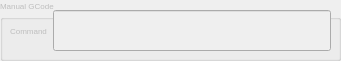
   <widget class="QGroupBox" name="groupBoxManualGCode">
    <property name="enabled">
     <bool>false</bool>
    </property>
    <property name="geometry">
     <rect>
      <x>20</x>
      <y>240</y>
      <width>341</width>
      <height>61</height>
     </rect>
    </property>
    <property name="font">
     <font>
      <pointsize>6</pointsize>
     </font>
    </property>
    <property name="title">
     <string>Manual GCode</string>
    </property>
    <widget class="QWidget" name="layoutWidget7">
     <property name="geometry">
      <rect>
       <x>10</x>
       <y>10</y>
       <width>321</width>
       <height>41</height>
      </rect>
     </property>
     <layout class="QHBoxLayout" name="horizontalLayout">
      <item>
       <widget class="QLabel" name="label">
        <property name="sizePolicy">
         <sizepolicy hsizetype="Preferred" vsizetype="Expanding">
          <horstretch>0</horstretch>
          <verstretch>0</verstretch>
         </sizepolicy>
        </property>
        <property name="text">
         <string>Command</string>
        </property>
        <property name="alignment">
         <set>Qt::AlignCenter</set>
        </property>
       </widget>
      </item>
      <item>
       <widget class="QLineEdit" name="Command">
        <property name="sizePolicy">
         <sizepolicy hsizetype="Expanding" vsizetype="Expanding">
          <horstretch>0</horstretch>
          <verstretch>0</verstretch>
         </sizepolicy>
        </property>
        <property name="text">
         <string/>
        </property>
       </widget>
      </item>
     </layout>
    </widget>
   </widget>
